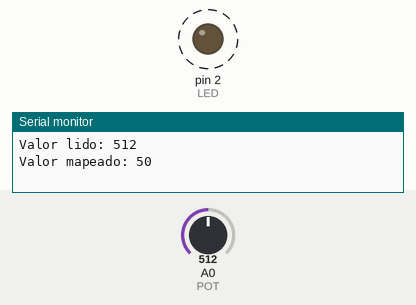
Recording of a sketch running on a simulated Arduino Uno, built with avr-gcc and run on an emulated ATmega328P. On the bench: output pins drawn as LEDs (lit = HIGH), the last lines printed to the serial monitor. Dashed ring = blinking. Inputs (shaded band) come from the test bench; at power-on: A0 (POT) = 512.

Above: at 1.8 s.
1.9 s: A0 (POT) set to 306
At 2.2 s:
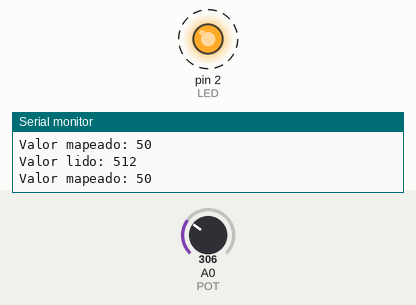
5.4 s: A0 (POT) set to 0
At 6.7 s:
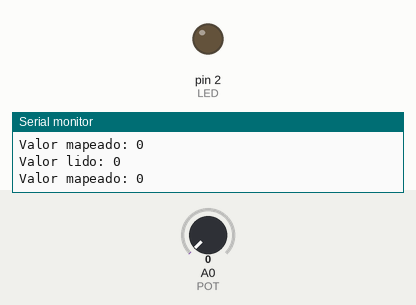
Timing chart, 0 to 8.4 s (numbered marks = the images above; inputs shaded):
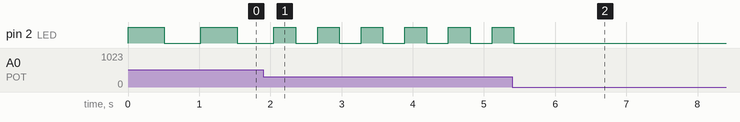

The sketch:

potenciometro1.ino
```cpp
#define POT A0
#define LED 2

int valor;

void setup()
{
  pinMode (LED,OUTPUT);
  Serial.begin(9600);
}
void loop()
{
  valor = analogRead (POT);

  digitalWrite (LED,HIGH);
  delay(valor);
  digitalWrite (LED, LOW);
  delay(valor);

  Serial.print("Valor lido: ");
  Serial.println(valor);
  valor = map(valor, 0,1023, 0, 100);
  Serial.print("Valor mapeado: ");
  Serial.println(valor);
  Serial.println();
  delay;

}
```

Measured:
- after the input at 1.9 s, pin 2 (LED): alternates HIGH for 0.31 s and LOW for 0.31 s, starting after 0.46 s
- after the input at 5.4 s, pin 2 (LED): goes on until 5.4 s, then stays LOW
- by itself, pin 2 (LED): alternates HIGH for 0.51 s and LOW for 0.51 s
